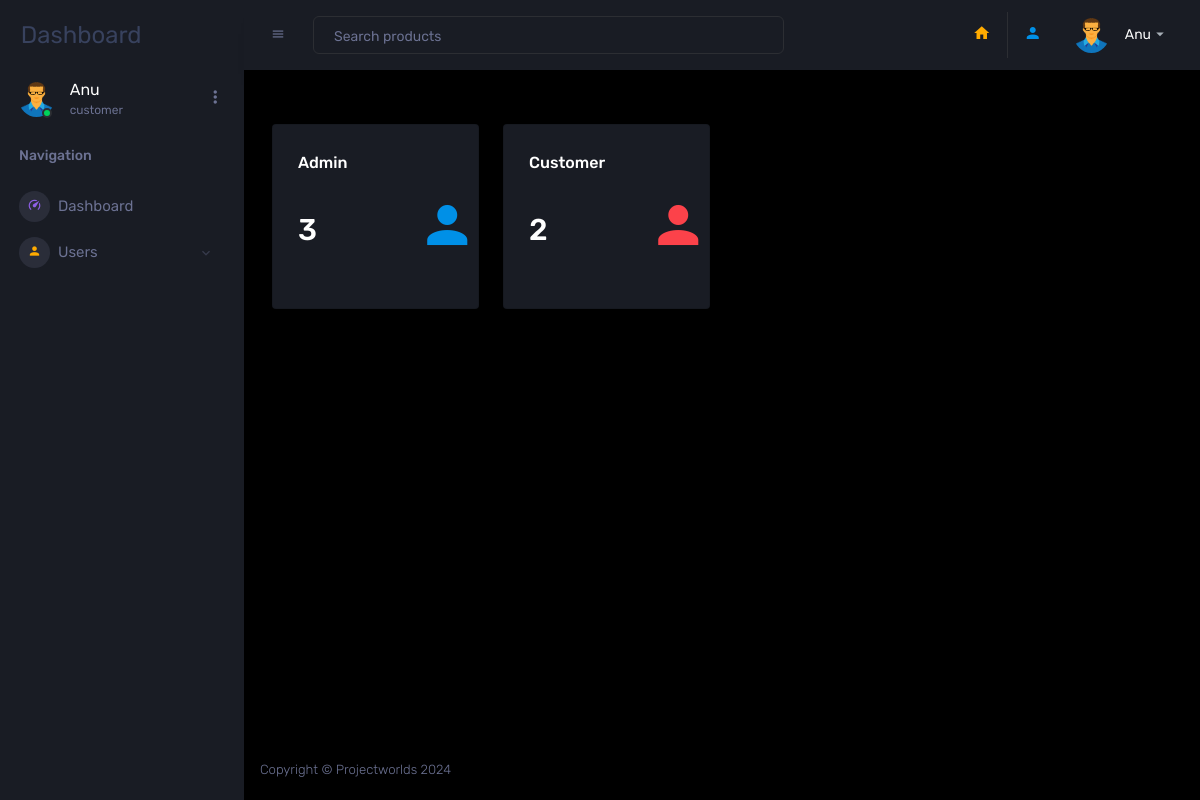
The app's page / (signed in) with its own data.
### users/models.py (models this page shows, shortened)
class MyUser(AbstractUser):
    city = models.CharField(max_length=255)
    user_type = models.CharField(max_length=255, choices=(('admin', 'Admin'),
                                                          ('customer', 'Customer')))

class Profile(models.Model):
    user = models.OneToOneField(MyUser, on_delete=models.CASCADE)
    image = models.ImageField(default='default.webp', upload_to='images/profile/', null=True, blank=True)

### users/views.py (the view)
# urls.py: 2. Add a URL to urlpatterns:  path('', views.home, name='home')
@login_required()
def home(request):
    admin_count = MyUser.objects.filter(user_type='admin').count()
    customer_count = MyUser.objects.filter(user_type='customer').count()
    context = {
        'a_count': admin_count,
        'c_count': customer_count,
    }
    return render(request, 'users/home.html', context)

### templates/users/home.html
{% extends 'base.html' %}
{% load static %}
{% block content %}
<div class="row">
              <div class="col-sm-3 grid-margin">
                <div class="card">
                  <div class="card-body">
                    <h5>Admin</h5>
                    <div class="row">
                      <div class="col-8 col-sm-12 col-xl-8 my-auto">
                        <div class="d-flex d-sm-block d-md-flex align-items-center">
                          <h2 class="mb-0">{{ a_count }}</h2>
                        </div>
                      </div>
                      <div class="col-4 col-sm-12 col-xl-4 text-center text-xl-right">
                        <i class="icon-lg mdi mdi-account text-primary ml-auto"></i>
                      </div>
                    </div>
                  </div>
                </div>
              </div>
              <div class="col-sm-3 grid-margin">
                <div class="card">
                  <div class="card-body">
                    <h5>Customer</h5>
                    <div class="row">
                      <div class="col-8 col-sm-12 col-xl-8 my-auto">
                        <div class="d-flex d-sm-block d-md-flex align-items-center">
                          <h2 class="mb-0">{{ c_count }}</h2>
                        </div>
                      </div>
                      <div class="col-4 col-sm-12 col-xl-4 text-center text-xl-right">
                        <i class="icon-lg mdi mdi-account text-danger ml-auto"></i>
                      </div>
                    </div>
                  </div>
                </div>
              </div>
              <div class="col-sm-6 grid-margin">
              </div>
</div>
{% endblock content %}

### templates/partials/sidebar.html (shortened to what this page needs)
{% load static %}
<nav class="sidebar sidebar-offcanvas" id="sidebar">
    <div class="sidebar-brand-wrapper d-none d-lg-flex align-items-center justify-content-center fixed-top">
        <a class="sidebar-brand brand-logo" href="{% url 'user_app:home' %}" class="preview-subject ellipsis mb-1 text-small">Dashboard</a>
    </div>
    <ul class="nav">
        <li class="nav-item profile">
            <div class="profile-desc">
                <div class="profile-pic">
                    <div class="count-indicator">
                        <img alt="" class="img-xs rounded-circle " src="{{ user.profile.image.url }}">
                        <span class="count bg-success"></span>
                    </div>
                    <div class="profile-name">
                        <h5 class="mb-0 font-weight-normal">{{ user.username | capfirst }}</h5>
                        <span>{{ user.user_type }}</span>
                    </div>
                </div>
                <a data-toggle="dropdown" href="#" id="profile-dropdown"><i class="mdi mdi-dots-vertical"></i></a>
            </div>
        </li>
        <li class="nav-item nav-category">
            <span class="nav-link">Navigation</span>
        </li>
        <li class="nav-item menu-items">
            <a class="nav-link" href="{% url 'user_app:home' %}">
              <span class="menu-icon">
                <i class="mdi mdi-speedometer"></i>
              </span>
                <span class="menu-title">Dashboard</span>
            </a>
        </li>
        <li class="nav-item menu-items">
            <a aria-controls="ui-basic" aria-expanded="false" class="nav-link" data-toggle="collapse" href="#ui-basic">
              <span class="menu-icon">
                <i class="mdi mdi-account"></i>
              </span>
                <span class="menu-title">Users</span>
                <i class="menu-arrow"></i>
            </a>
        </li>
    </ul>
</nav>

### templates/partials/navbar.html (shortened to what this page needs)
{% load static %}
<nav class="navbar p-0 fixed-top d-flex flex-row">
    <div class="navbar-menu-wrapper flex-grow d-flex align-items-stretch">
        <button class="navbar-toggler navbar-toggler align-self-center" data-toggle="minimize" type="button">
            <span class="mdi mdi-menu"></span>
        </button>
        <ul class="navbar-nav w-100">
            <li class="nav-item w-100">
                <form class="nav-link mt-2 mt-md-0 d-none d-lg-flex search">
                    <input class="form-control" placeholder="Search products" type="text">
                </form>
            </li>
        </ul>
        <ul class="navbar-nav navbar-nav-right">
            <li class="nav-item nav-settings d-none d-lg-block">
                <a class="nav-link" href="{% url 'user_app:home' %}">
                    <i class="mdi mdi-home text-warning"></i>
                </a>
            </li>
            <li class="nav-item nav-settings d-none d-lg-block border-left">
                <a class="nav-link" href="{% url 'user_app:profile' user.id %}">
                    <i class="mdi mdi-account text-primary"></i>
                </a>
            </li>
            <li class="nav-item dropdown">
                <a class="nav-link" data-toggle="dropdown" href="#" id="profileDropdown">
                    <div class="navbar-profile">
                        <img alt="" class="img-xs rounded-circle" src="{{ user.profile.image.url }}">
                        <p class="mb-0 d-none d-sm-block navbar-profile-name">{{ user.username | capfirst }}</p>
                        <i class="mdi mdi-menu-down d-none d-sm-block"></i>
                    </div>
                </a>
            </li>
        </ul>
    </div>
</nav>

### records on screen
MyUser: profile.image (placeholder picture), username "Anu", user_type "customer"

### other values on screen
{{ a_count }} "3"
{{ c_count }} "2"
